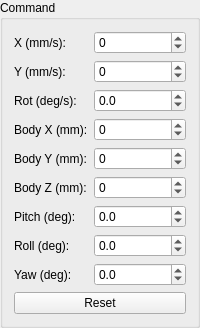
           <widget class="QGroupBox" name="groupBox">
            <property name="title">
             <string>Command</string>
            </property>
            <layout class="QFormLayout" name="formLayout_8">
             <property name="fieldGrowthPolicy">
              <enum>QFormLayout::AllNonFixedFieldsGrow</enum>
             </property>
             <item row="0" column="0">
              <widget class="QLabel" name="label_16">
               <property name="text">
                <string>X (mm/s):</string>
               </property>
              </widget>
             </item>
             <item row="0" column="1">
              <widget class="QDoubleSpinBox" name="commandXSpin">
               <property name="decimals">
                <number>0</number>
               </property>
               <property name="minimum">
                <double>-1000.000000000000000</double>
               </property>
               <property name="maximum">
                <double>1000.000000000000000</double>
               </property>
               <property name="singleStep">
                <double>10.000000000000000</double>
               </property>
              </widget>
             </item>
             <item row="1" column="0">
              <widget class="QLabel" name="label_17">
               <property name="text">
                <string>Y (mm/s):</string>
               </property>
              </widget>
             </item>
             <item row="1" column="1">
              <widget class="QDoubleSpinBox" name="commandYSpin">
               <property name="decimals">
                <number>0</number>
               </property>
               <property name="minimum">
                <double>-1000.000000000000000</double>
               </property>
               <property name="maximum">
                <double>1000.000000000000000</double>
               </property>
               <property name="singleStep">
                <double>10.000000000000000</double>
               </property>
              </widget>
             </item>
             <item row="2" column="1">
              <widget class="QDoubleSpinBox" name="commandRotSpin">
               <property name="decimals">
                <number>1</number>
               </property>
               <property name="minimum">
                <double>-50.000000000000000</double>
               </property>
               <property name="maximum">
                <double>50.000000000000000</double>
               </property>
              </widget>
             </item>
             <item row="3" column="0">
              <widget class="QLabel" name="label_21">
               <property name="text">
                <string>Body X (mm):</string>
               </property>
              </widget>
             </item>
             <item row="3" column="1">
              <widget class="QDoubleSpinBox" name="commandBodyXSpin">
               <property name="decimals">
                <number>0</number>
               </property>
               <property name="minimum">
                <double>-1000.000000000000000</double>
               </property>
               <property name="maximum">
                <double>1000.000000000000000</double>
               </property>
               <property name="singleStep">
                <double>10.000000000000000</double>
               </property>
              </widget>
             </item>
             <item row="4" column="0">
              <widget class="QLabel" name="label_22">
               <property name="text">
                <string>Body Y (mm):</string>
               </property>
              </widget>
             </item>
             <item row="4" column="1">
              <widget class="QDoubleSpinBox" name="commandBodyYSpin">
               <property name="decimals">
                <number>0</number>
               </property>
               <property name="minimum">
                <double>-1000.000000000000000</double>
               </property>
               <property name="maximum">
                <double>1000.000000000000000</double>
               </property>
               <property name="singleStep">
                <double>10.000000000000000</double>
               </property>
              </widget>
             </item>
             <item row="5" column="0">
              <widget class="QLabel" name="label_23">
               <property name="text">
                <string>Body Z (mm):</string>
               </property>
              </widget>
             </item>
             <item row="5" column="1">
              <widget class="QDoubleSpinBox" name="commandBodyZSpin">
               <property name="decimals">
                <number>0</number>
               </property>
               <property name="minimum">
                <double>-1000.000000000000000</double>
               </property>
               <property name="maximum">
                <double>1000.000000000000000</double>
               </property>
               <property name="singleStep">
                <double>10.000000000000000</double>
               </property>
              </widget>
             </item>
             <item row="6" column="0">
              <widget class="QLabel" name="label_24">
               <property name="text">
                <string>Pitch (deg):</string>
               </property>
              </widget>
             </item>
             <item row="6" column="1">
              <widget class="QDoubleSpinBox" name="commandPitchSpin">
               <property name="decimals">
                <number>1</number>
               </property>
               <property name="minimum">
                <double>-90.000000000000000</double>
               </property>
               <property name="maximum">
                <double>90.000000000000000</double>
               </property>
              </widget>
             </item>
             <item row="7" column="0">
              <widget class="QLabel" name="label_25">
               <property name="text">
                <string>Roll (deg):</string>
               </property>
              </widget>
             </item>
             <item row="7" column="1">
              <widget class="QDoubleSpinBox" name="commandRollSpin">
               <property name="decimals">
                <number>1</number>
               </property>
               <property name="minimum">
                <double>-90.000000000000000</double>
               </property>
               <property name="maximum">
                <double>90.000000000000000</double>
               </property>
              </widget>
             </item>
             <item row="8" column="0">
              <widget class="QLabel" name="label_26">
               <property name="text">
                <string>Yaw (deg):</string>
               </property>
              </widget>
             </item>
             <item row="8" column="1">
              <widget class="QDoubleSpinBox" name="commandYawSpin">
               <property name="decimals">
                <number>1</number>
               </property>
               <property name="minimum">
                <double>-180.000000000000000</double>
               </property>
               <property name="maximum">
                <double>180.000000000000000</double>
               </property>
              </widget>
             </item>
             <item row="9" column="0" colspan="2">
              <widget class="QPushButton" name="commandResetButton">
               <property name="text">
                <string>Reset</string>
               </property>
              </widget>
             </item>
             <item row="2" column="0">
              <widget class="QLabel" name="label_20">
               <property name="text">
                <string>Rot (deg/s):</string>
               </property>
              </widget>
             </item>
            </layout>
           </widget>
